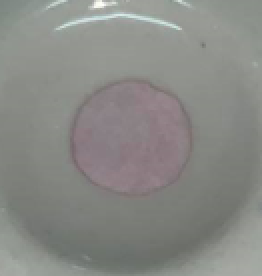
#> input picture 100ppm.PNG, 131 x 138 px, found by its file name (shown 2 times larger)
$ python practice.py
#> lines starting #> are read from the running program, lines starting #| are printed output that depends on the picture; after the words box and inside, x2 and y2 are one past the last pixel; in counts of white or black regions, pixels touching at a corner belong together
import cv2
import numpy as np
from matplotlib import pyplot as plt

def stackImages(scale,imgArray):
    rows = len(imgArray)
    cols = len(imgArray[0])
    rowsAvailable = isinstance(imgArray[0], list)
    width = imgArray[0][0].shape[1]
    height = imgArray[0][0].shape[0]
    if rowsAvailable:
        for x in range ( 0, rows):
            for y in range(0, cols):
                if imgArray[x][y].shape[:2] == imgArray[0][0].shape [:2]:
                    imgArray[x][y] = cv2.resize(imgArray[x][y], (0, 0), None, scale, scale)
                else:
                    imgArray[x][y] = cv2.resize(imgArray[x][y], (imgArray[0][0].shape[1], imgArray[0][0].shape[0]), None, scale, scale)
                if len(imgArray[x][y].shape) == 2: imgArray[x][y]= cv2.cvtColor( imgArray[x][y], cv2.COLOR_GRAY2BGR)
        imageBlank = np.zeros((height, width, 3), np.uint8)
        hor = [imageBlank]*rows
        hor_con = [imageBlank]*rows
        for x in range(0, rows):
            hor[x] = np.hstack(imgArray[x])
        ver = np.vstack(hor)
    else:
        for x in range(0, rows):
            if imgArray[x].shape[:2] == imgArray[0].shape[:2]:
                imgArray[x] = cv2.resize(imgArray[x], (0, 0), None, scale, scale)
            else:
                imgArray[x] = cv2.resize(imgArray[x], (imgArray[0].shape[1], imgArray[0].shape[0]), None,scale, scale)
            if len(imgArray[x].shape) == 2: imgArray[x] = cv2.cvtColor(imgArray[x], cv2.COLOR_GRAY2BGR)
        hor= np.hstack(imgArray)
        ver = hor
    return ver


def coords_mouse_disp(event,x,y,flags,param):
    if event == cv2.EVENT_LBUTTONDBLCLK: #left mouse double click
        print("Orginal BGR:",img[x,y])
        print("HSV values:", HSV[x,y])
        print("Gray Values:", gray[x,y])
        print("masked BGR:",imgResult[x,y])
        print("masked HSV values:", imgResultHSV[x,y])


        print(np.average(imgResult, axis = (0,1)))
        print(x,y)
        nonBlack = cv2.countNonZero(mask)
        totalPixel = imgResult.shape[1] * imgResult.shape[0]
        #  maskedPixel = totalPixel- number_of_black_pix

        totalPixelValues = cv2.sumElems(imgResult)
        print("Not Black", nonBlack)
        print("Widths",imgResult.shape[1])

        print("Height",imgResult.shape[0])
        print("Total Pixel",totalPixel)
        print("masked Pixel",nonBlack)
        #  print("number of black Pixel",number_of_black_pix)
        print(totalPixelValues)

        print(totalPixelValues[0]/nonBlack)

        print(totalPixelValues[1]/nonBlack)

        print(totalPixelValues[2]/nonBlack)
path = "100ppm.png"
while True:
    img = cv2.imread(path)
#> img is the input picture: shape (138, 131, 3); mean B, G, R 133.4, 137.3, 136.6
    #img = cv2.resize(img, None, fx=0.5, fy=0.5)
    HSV = cv2.cvtColor(img,cv2.COLOR_BGR2HSV)
#> HSV: shape (138, 131, 3); mean H, S, V 63.2, 12.5, 139.3
    gray = cv2.cvtColor(img,cv2.COLOR_BGR2GRAY)
    lower = np.array([160,9,110]) #how to get this value
    upper = np.array([179,40,150]) #how to get this value
    mask = cv2.inRange(HSV,lower,upper)
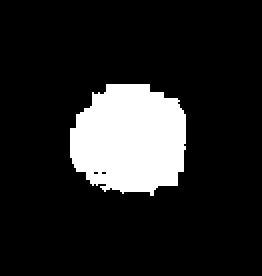
#> mask: shape (138, 131) (shown 2 times larger); 14.3% white; 1 white region, box (x1, y1, x2, y2) and area: (35, 42, 93, 98) 2582
    imgResult = cv2.bitwise_and(img,img, mask=mask)
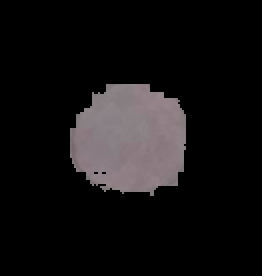
#> imgResult: shape (138, 131, 3) (shown 2 times larger); mean B, G, R 18.7, 18, 19.8
    # ret, thresh = cv2.threshold(gray,0,255,cv2.THRESH_BINARY_INV+cv2.THRESH_OTSU)
    imgResultHSV = cv2.cvtColor(imgResult,cv2.COLOR_BGR2HSV)
#> imgResultHSV: shape (138, 131, 3); mean H, S, V 24.1, 3.4, 19.8

    # cv2.imshow("Grays",gray)
    b,g,r = cv2.split(imgResult)

    # [7 lines of commented-out code are left out]
    plt.hist(b.ravel(),256,[0,256])
    plt.hist(g.ravel(),256,[0,256])
    plt.hist(r.ravel(),256,[0,256])
    plt.show()
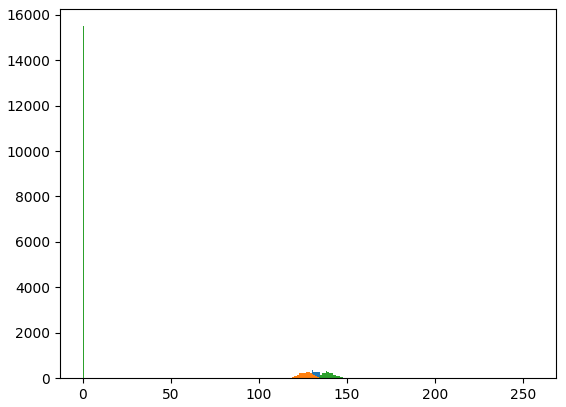
#> figure drawn by matplotlib, 1 panel; tallest bar 15496 high, from x = 0 to 1; tallest bar 15496 high, from x = 0 to 1; tallest bar 15496 high, from x = 0 to 1

    cv2.imshow("Original",img)
    cv2.imshow("HSV", HSV)
    cv2.imshow("Gray",gray)
    cv2.imshow("Mask", mask)
    cv2.imshow("asd",imgResult)
    cv2.imshow("imgResultHSV",imgResultHSV)
    # left mouse click event
    imgStack = stackImages(1,([img, HSV],[mask,imgResult]))
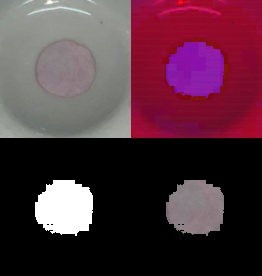
#> imgStack: shape (276, 262, 3); mean B, G, R 62.9, 51, 83
    cv2.imshow("Stacked Images", imgStack)
    cv2.setMouseCallback("imgResultHSV", coords_mouse_disp)
    cv2.setMouseCallback("HSV", coords_mouse_disp)
    cv2.setMouseCallback("Gray", coords_mouse_disp)
    cv2.setMouseCallback("Original", coords_mouse_disp)
    cv2.setMouseCallback("asd", coords_mouse_disp)
    cv2.setMouseCallback("Stacked Images", coords_mouse_disp)
    if cv2.waitKey(1) &0xFF == ord("q"):
#> (key q is pressed here)
        cv2.destroyAllWindows()
        break

$ run again, with 50ppm1.PNG copied over 100ppm.PNG
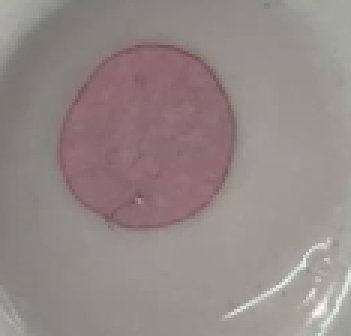
#> input picture 50ppm1.PNG, 117 x 112 px, found by its file name (shown 3 times larger)
#> img is the input picture: shape (112, 117, 3); mean B, G, R 134.7, 137, 148.3
#> HSV: shape (112, 117, 3); mean H, S, V 50, 26.1, 148.3
#> `mask = cv2.inRange(HSV,lower,upper)`:
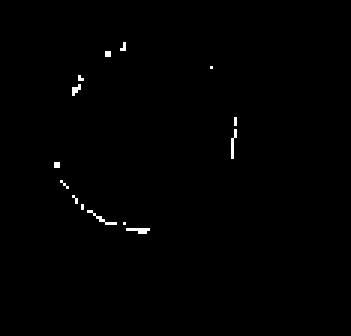
#> mask: shape (112, 117) (shown 3 times larger); 0.51% white in thin lines or dots, all inside (x1, y1, x2, y2) = (18, 14, 79, 78)
#> imgResultHSV: shape (112, 117, 3); mean H, S, V 0.9, 0.2, 0.7
#> `imgStack = stackImages(1,([img, HSV],[mask,imgResult]))`:
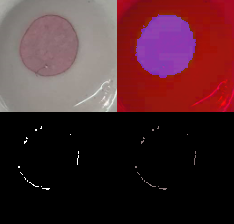
#> imgStack: shape (224, 234, 3); mean B, G, R 46.7, 41.3, 74.7

$ run again, with 50ppm2.PNG copied over 100ppm.PNG
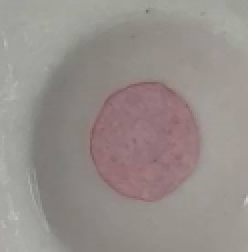
#> input picture 50ppm2.PNG, 124 x 126 px, found by its file name (shown 2 times larger)
#> img is the input picture: shape (126, 124, 3); mean B, G, R 138.6, 142.4, 150.3
#> HSV: shape (126, 124, 3); mean H, S, V 46, 21.6, 150.6
#> `mask = cv2.inRange(HSV,lower,upper)`:
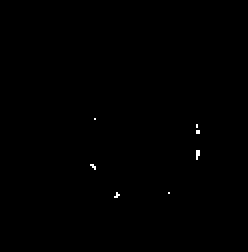
#> mask: shape (126, 124) (shown 2 times larger); 0.17% white in thin lines or dots, all inside (x1, y1, x2, y2) = (45, 59, 100, 99)
#> imgResultHSV: shape (126, 124, 3); mean H, S, V 0.3, 0.1, 0.2
#> `imgStack = stackImages(1,([img, HSV],[mask,imgResult]))`:
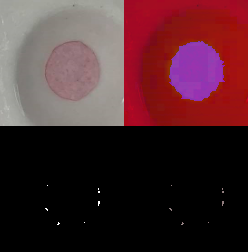
#> imgStack: shape (252, 248, 3); mean B, G, R 46.3, 41.2, 75.4

$ run again, with 50ppm3.PNG copied over 100ppm.PNG
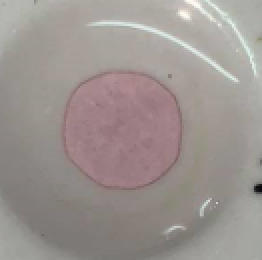
#> input picture 50ppm3.PNG, 131 x 130 px, found by its file name (shown 2 times larger)
#> img is the input picture: shape (130, 131, 3); mean B, G, R 144.1, 147.9, 156.1
#> HSV: shape (130, 131, 3); mean H, S, V 44.7, 21.5, 156.4
#> `mask = cv2.inRange(HSV,lower,upper)`:
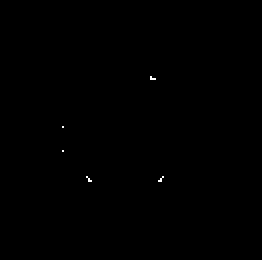
#> mask: shape (130, 131) (shown 2 times larger); 0.08% white in thin lines or dots, all inside (x1, y1, x2, y2) = (31, 38, 82, 91)
#> imgResultHSV: shape (130, 131, 3); mean H, S, V 0.1, 0, 0.1
#> `imgStack = stackImages(1,([img, HSV],[mask,imgResult]))`:
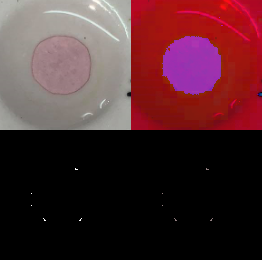
#> imgStack: shape (260, 262, 3); mean B, G, R 47.3, 42.4, 78.2
